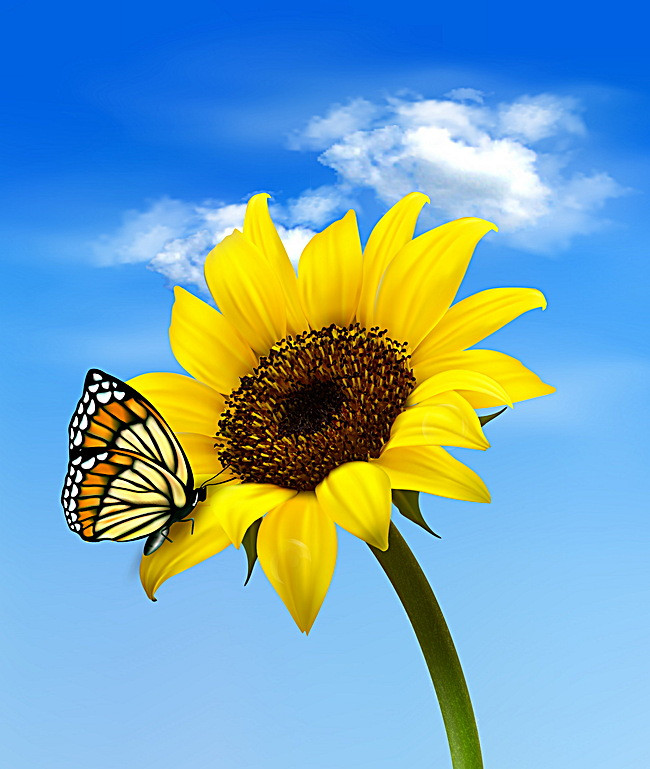
#> input picture src/python/fourier/FFT/images/img1.jpg, 650 x 769 px
$ python detect_blur_image.py --image images/img1.jpg
#> lines starting #> are read from the running program, lines starting #| are printed output that depends on the picture
### src/python/fourier/FFT/pyimagesearch/blur_detector.py
import matplotlib.pyplot as plt
import numpy as np


def detect_blur_fft(image, size=60, thresh=10, vis=False):
    (h, w) = image.shape
    (cX, cY) = (int(w / 2.0), int(h / 2.0))
    fft = np.fft.fft2(image)
    fftShift = np.fft.fftshift(fft)

    if vis:
        magnitude = 20 * np.log(np.abs(fftShift))
        (fig, ax) = plt.subplots(1, 2, )
        ax[0].imshow(image, cmap="gray")
        ax[0].set_title("Input")
        ax[0].set_xticks([])
        ax[0].set_yticks([])
        ax[1].imshow(magnitude, cmap="gray")
        ax[1].set_title("Magnitude Spectrum")
        ax[1].set_xticks([])
        ax[1].set_yticks([])
        plt.show()

    fftShift[cY - size:cY + size, cX - size:cX + size] = 0
    fftShift = np.fft.ifftshift(fftShift)
    recon = np.fft.ifft2(fftShift)
    magnitude = 20 * np.log(np.abs(recon))
    mean = np.mean(magnitude)
    return (mean, mean <= thresh)

### src/python/fourier/FFT/detect_blur_image.py
from pyimagesearch.blur_detector import detect_blur_fft
import numpy as np
import argparse
import imutils
import cv2

ap = argparse.ArgumentParser()
ap.add_argument("-i", "--image", type=str, required=True,
                help="path input image that we'll detect blur in")
ap.add_argument("-t", "--thresh", type=int, default=20,
                help="threshold for our blur detector to fire")
ap.add_argument("-v", "--vis", type=int, default=-1,
                help="whether or not we are visualizing intermediary steps")
ap.add_argument("-d", "--test", type=int, default=-1,
                help="whether or not we should progressively blur the image")
args = vars(ap.parse_args())

orig = cv2.imread(args["image"])
#> orig is the input picture: shape (769, 650, 3); mean B, G, R 182.4, 164.8, 118.7
orig = imutils.resize(orig, width=500)
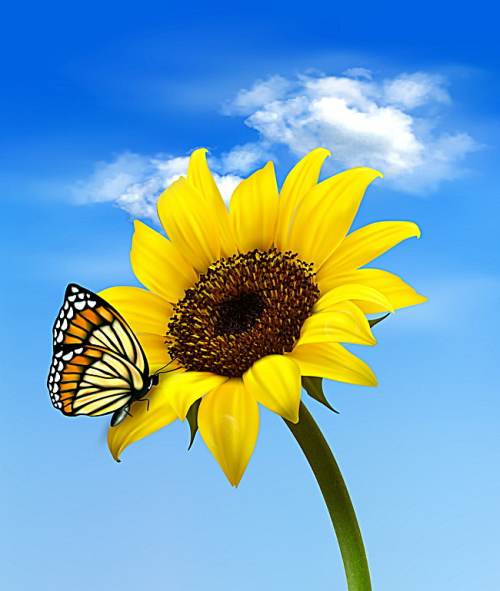
#> orig: shape (591, 500, 3); mean B, G, R 182.4, 164.8, 118.7
gray = cv2.cvtColor(orig, cv2.COLOR_BGR2GRAY)
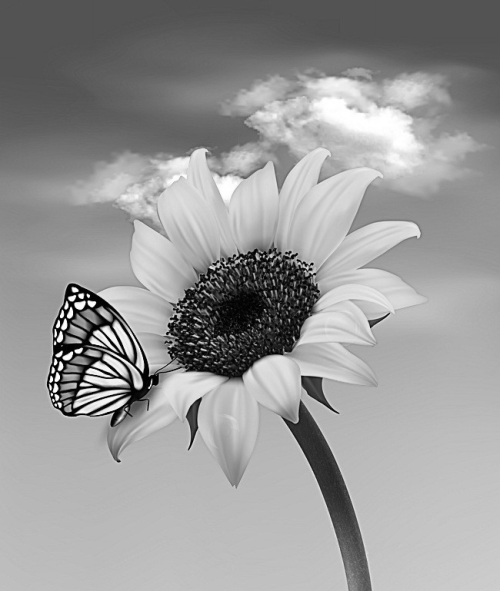
#> gray: shape (591, 500); min 0, max 255, mean 153
(mean, blurry) = detect_blur_fft(gray, size=60,
                                 thresh=args["thresh"], vis=args["vis"] > 0)
#> in detect_blur_fft, `magnitude = 20 * np.log(np.abs(recon))`:
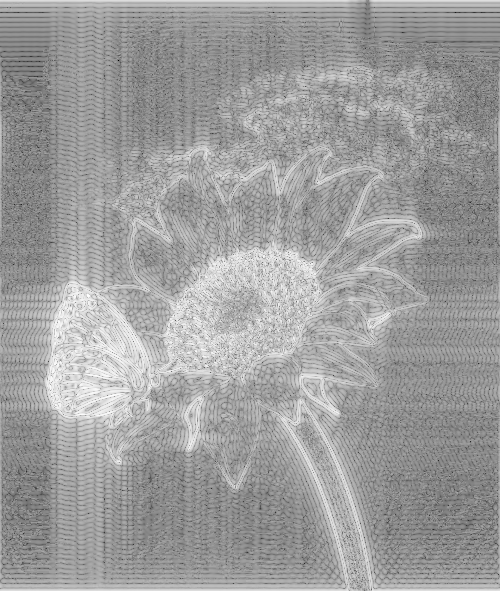
#> magnitude: shape (591, 500) float64; min -129.5, max 107.7, mean 17.7; drawn with min black and max white
#> in detect_blur_fft, `mean = np.mean(magnitude)`: mean = 17.75
#> mean = 17.75; blurry = True

image = np.dstack([gray] * 3)
color = (0, 0, 255) if blurry else (0, 255, 0)
#> color = (0, 0, 255)
text = "Blurry ({:.4f})" if blurry else "Not Blurry ({:.4f})"
#> text = 'Blurry ({:.4f})'
text = text.format(mean)
#> text = 'Blurry (17.7459)'
cv2.putText(image, text, (10, 25), cv2.FONT_HERSHEY_SIMPLEX, 0.7,
            color, 2)
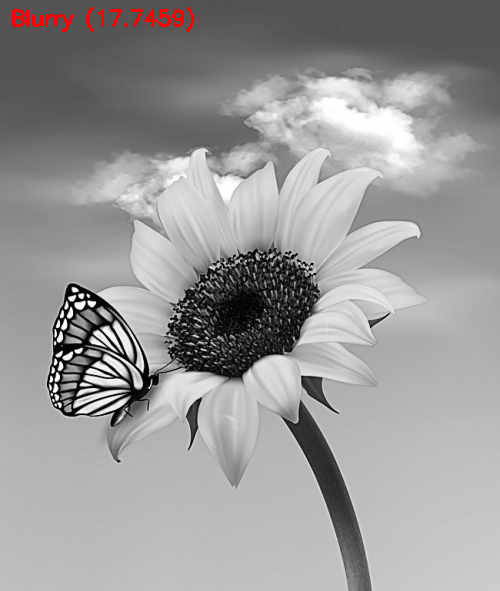
#> image: shape (591, 500, 3); mean of channels 0, 1, 2 152.6, 152.6, 153.7; drawn as B, G, R
print("[INFO] {}".format(text))
#| [INFO] Blurry (17.7459)
cv2.imshow("Output", image)
cv2.waitKey(0)
# cv2.imwrite('output/img2.jpg', image)

if args["test"] > 0:
    for radius in range(1, 30, 2):
        image = gray.copy()
        if radius > 0:
            image = cv2.GaussianBlur(image, (radius, radius), 0)
            (mean, blurry) = detect_blur_fft(image, size=60,
                                             thresh=args["thresh"], vis=args["vis"] > 0)
            image = np.dstack([image] * 3)
            color = (0, 0, 255) if blurry else (0, 255, 0)
            text = "Blurry ({:.4f})" if blurry else "Not Blurry ({:.4f})"
            text = text.format(mean)
            cv2.putText(image, text, (10, 25), cv2.FONT_HERSHEY_SIMPLEX,
                        0.7, color, 2)
            print("[INFO] Kernel: {}, Result: {}".format(radius, text))
        cv2.imshow("Test Image", image)
        cv2.waitKey(0)
